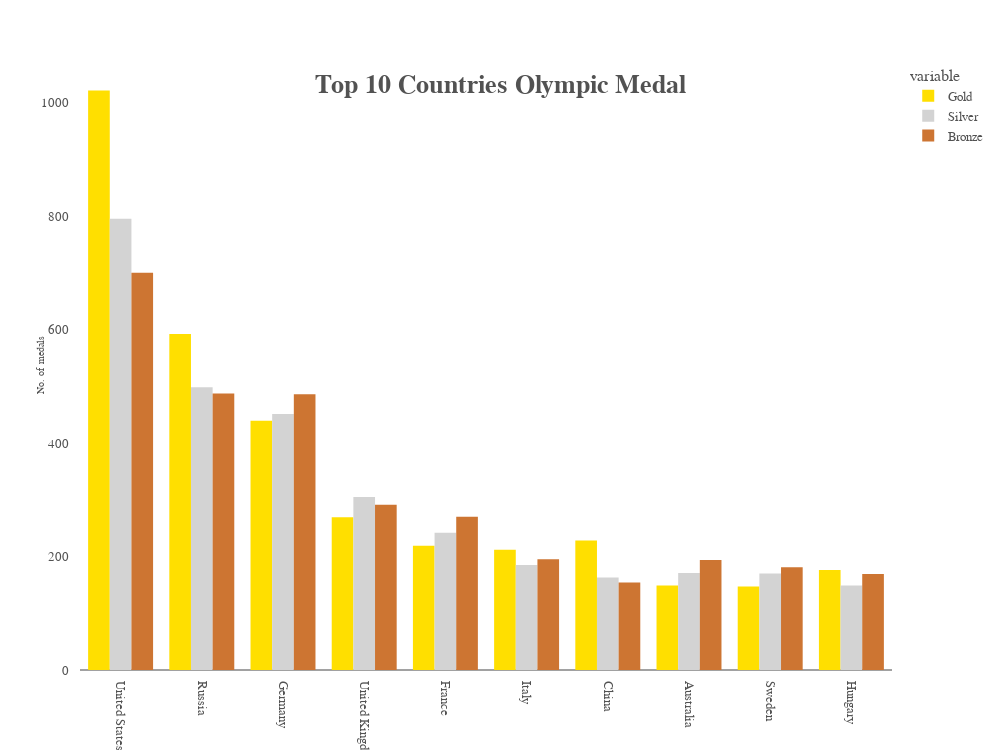

The code cell stored with this chart in its notebook:
### Code cell
colours = {'Gold':'#FFDF00', 'Silver':'#D3D3D3', 'Bronze':'#CD7532'}

a = px.bar(top_medals,x='Country', y=['Gold','Silver','Bronze'], color_discrete_map = colours, barmode = 'group', template='none')



a.update_layout(
    width=1000,
    height=750,
    
    title={
        'text': '<b>Top 10 Countries Olympic Medal</b>',
        'y':0.9,
        'x':0.5,
        'xanchor': 'center',
        'yanchor': 'top',
    },
    title_font_color='#525252',
    title_font_size=26,
    font=dict(
        family='Heebo', 
        size=13, 
        color='#525252'
    ),
    annotations = [dict(
        x=0.5,
        y=0.1,
        xref='paper',
        yref='paper',
        text='',
        showarrow = False
    )],
    margin_pad = 10
)


a.update_xaxes(tickangle=90,
              title_text=' ',
              title_font={'size':10},
              visible=True, showticklabels=True, 
                showgrid = False)

a.update_yaxes(title_text='No. of medals',
              title_font={'size':10},
              showgrid = False)

### Figure 1 — Plotly figure (JSON) as saved in the notebook; plotly's stock layout.template omitted (floating-point values rounded to 4 significant figures)
{"data": [{"alignmentgroup": "True", "hovertemplate": "variable=Gold<br>Country=%{x}<br>value=%{y}<extra></extra>", "legendgroup": "Gold", "marker": {"color": "#FFDF00", "pattern": {"shape": ""}}, "name": "Gold", "offsetgroup": "Gold", "orientation": "v", "showlegend": true, "textposition": "auto", "type": "bar", "x": ["United States", "Russia", "Germany", "United Kingdom", "France", "Italy", "China", "Australia", "Sweden", "Hungary"], "xaxis": "x", "y": [1021, 592, 439, 269, 219, 212, 228, 149, 147, 176], "yaxis": "y"}, {"alignmentgroup": "True", "hovertemplate": "variable=Silver<br>Country=%{x}<br>value=%{y}<extra></extra>", "legendgroup": "Silver", "marker": {"color": "#D3D3D3", "pattern": {"shape": ""}}, "name": "Silver", "offsetgroup": "Silver", "orientation": "v", "showlegend": true, "textposition": "auto", "type": "bar", "x": ["United States", "Russia", "Germany", "United Kingdom", "France", "Italy", "China", "Australia", "Sweden", "Hungary"], "xaxis": "x", "y": [795, 498, 451, 305, 242, 185, 163, 171, 170, 149], "yaxis": "y"}, {"alignmentgroup": "True", "hovertemplate": "variable=Bronze<br>Country=%{x}<br>value=%{y}<extra></extra>", "legendgroup": "Bronze", "marker": {"color": "#CD7532", "pattern": {"shape": ""}}, "name": "Bronze", "offsetgroup": "Bronze", "orientation": "v", "showlegend": true, "textposition": "auto", "type": "bar", "x": ["United States", "Russia", "Germany", "United Kingdom", "France", "Italy", "China", "Australia", "Sweden", "Hungary"], "xaxis": "x", "y": [700, 487, 486, 291, 270, 195, 154, 194, 181, 169], "yaxis": "y"}], "layout": {"annotations": [{"showarrow": false, "text": "", "x": 0.5, "xref": "paper", "y": 0.1, "yref": "paper"}], "barmode": "group", "font": {"color": "#525252", "family": "Heebo", "size": 13}, "height": 750, "legend": {"title": {"text": "variable"}, "tracegroupgap": 0}, "margin": {"pad": 10, "t": 60}, "title": {"font": {"color": "#525252", "size": 26}, "text": "<b>Top 10 Countries Olympic Medal</b>", "x": 0.5, "xanchor": "center", "y": 0.9, "yanchor": "top"}, "width": 1000, "xaxis": {"anchor": "y", "domain": [0, 1], "showgrid": false, "showticklabels": true, "tickangle": 90, "title": {"font": {"size": 10}, "text": " "}, "visible": true}, "yaxis": {"anchor": "x", "domain": [0, 1], "showgrid": false, "title": {"font": {"size": 10}, "text": "No. of medals"}}}}
